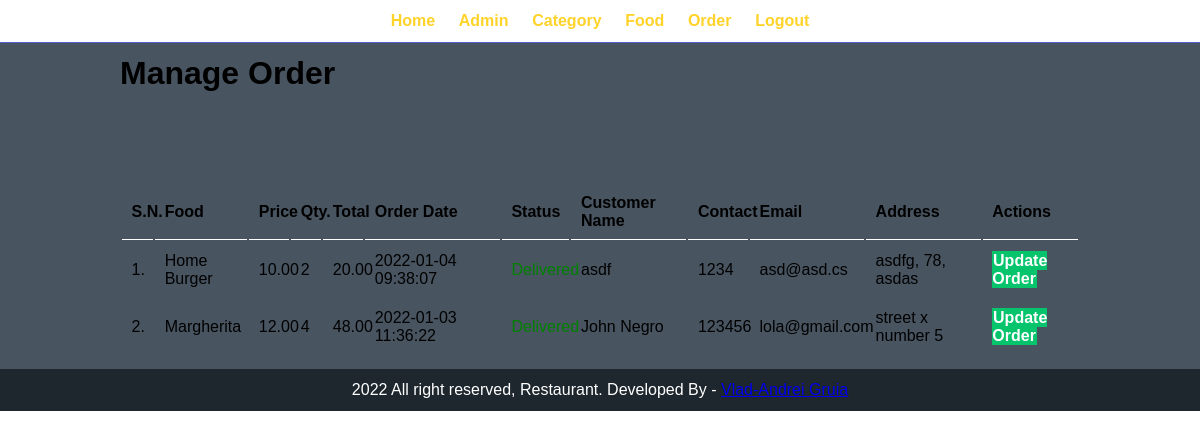
Page /admin/manage-order.php (signed in) on the committed database.
### tables this page shows
CREATE TABLE `tbl_order` (
  `id` int(10) UNSIGNED NOT NULL,
  `food` varchar(150) NOT NULL,
  `price` decimal(10,2) NOT NULL,
  `qty` int(11) NOT NULL,
  `total` decimal(10,2) NOT NULL,
  `order_date` datetime NOT NULL,
  `status` varchar(50) NOT NULL,
  `customer_name` varchar(150) NOT NULL,
  `customer_contact` varchar(20) NOT NULL,
  `customer_email` varchar(150) NOT NULL,
  `customer_address` varchar(255) NOT NULL
);

### admin/manage-order.php (the view, shortened to what this page needs)
<?php include('partials/menu.php'); ?>
<div class="main-content">
    <div class="wrapper">
        <h1>Manage Order</h1>
                <br /><br /><br />
                <br><br>
                <table class="tbl-full">
                    <tr>
                        <th>S.N.</th>
                        <th>Food</th>
                        <th>Price</th>
                        <th>Qty.</th>
                        <th>Total</th>
                        <th>Order Date</th>
                        <th>Status</th>
                        <th>Customer Name</th>
                        <th>Contact</th>
                        <th>Email</th>
                        <th>Address</th>
                        <th>Actions</th>
                    </tr>
                    <?php
                        $sql = "SELECT * FROM tbl_order ORDER BY id DESC";
                        $res = mysqli_query($conn, $sql);
                        $count = mysqli_num_rows($res);
                        $sn = 1;
                        if($count>0)
                        {
                            while($row=mysqli_fetch_assoc($res))
                            {
                                $id = $row['id'];
                                $food = $row['food'];
                                $price = $row['price'];
                                $qty = $row['qty'];
                                $total = $row['total'];
                                $order_date = $row['order_date'];
                                $status = $row['status'];
                                $customer_name = $row['customer_name'];
                                $customer_contact = $row['customer_contact'];
                                $customer_email = $row['customer_email'];
                                $customer_address = $row['customer_address'];
                                ?>
                                    <tr>
                                        <td><?php echo $sn++; ?>. </td>
                                        <td><?php echo $food; ?></td>
                                        <td><?php echo $price; ?></td>
                                        <td><?php echo $qty; ?></td>
                                        <td><?php echo $total; ?></td>
                                        <td><?php echo $order_date; ?></td>
                                        <td>
                                            <?php
                                                if($status=="Ordered")
                                                {
                                                    echo "<label>$status</label>";
                                                }
                                                elseif($status=="On Delivery")
                                                {
                                                    echo "<label style='color: orange;'>$status</label>";
                                                }
                                                elseif($status=="Delivered")
                                                {
                                                    echo "<label style='color: green;'>$status</label>";
                                                }
                                                elseif($status=="Cancelled")
                                                {
                                                    echo "<label style='color: red;'>$status</label>";
                                                }
                                            ?>
                                        </td>
                                        <td><?php echo $customer_name; ?></td>
                                        <td><?php echo $customer_contact; ?></td>
                                        <td><?php echo $customer_email; ?></td>
                                        <td><?php echo $customer_address; ?></td>
                                        <td>
                                            <a href="<?php echo SITEURL; ?>admin/update-order.php?id=<?php echo $id; ?>" class="btn-secondary">Update Order</a>
                                        </td>
                                    </tr>
                                <?php
                            }
                        }
                        else
                        {
                            echo "<tr><td colspan='12' class='fail'>Orders not Available</td></tr>";
                        }
                    ?>
                </table>
    </div>
</div>
<?php include('partials/footer.php'); ?>

### css/admin.css (style rules this page uses)
* { margin: 0; padding: 0; font-family: Arial, Helvetica, sans-serif; }
.wrapper { padding: 1%; width: 80%; margin: 0 auto; }
.tbl-full { width: 100%; }
table tr th { border-bottom: 1px solid #fff; padding: 1%; text-align: left; }
table tr td { padding: 1%; }
.btn-secondary { background-color: #05c46b; text-decoration: none; color: white; font-weight: bold; padding: 1%; }
.main-content { background-color: #485460; padding: 3% auto; }

### rows in the picture
tbl_order: food "Home Burger", price "10.00", qty "2", total "20.00", order_date "2022-01-04 09:38:07", customer_name "asdf", customer_contact "1234", customer_email "asd@asd.cs", customer_address "asdfg, 78, asdas"
tbl_order: food "Margherita", price "12.00", qty "4", total "48.00", order_date "2022-01-03 11:36:22", customer_name "John Negro", customer_contact "123456", customer_email "lola@gmail.com", customer_address "street x number 5"
